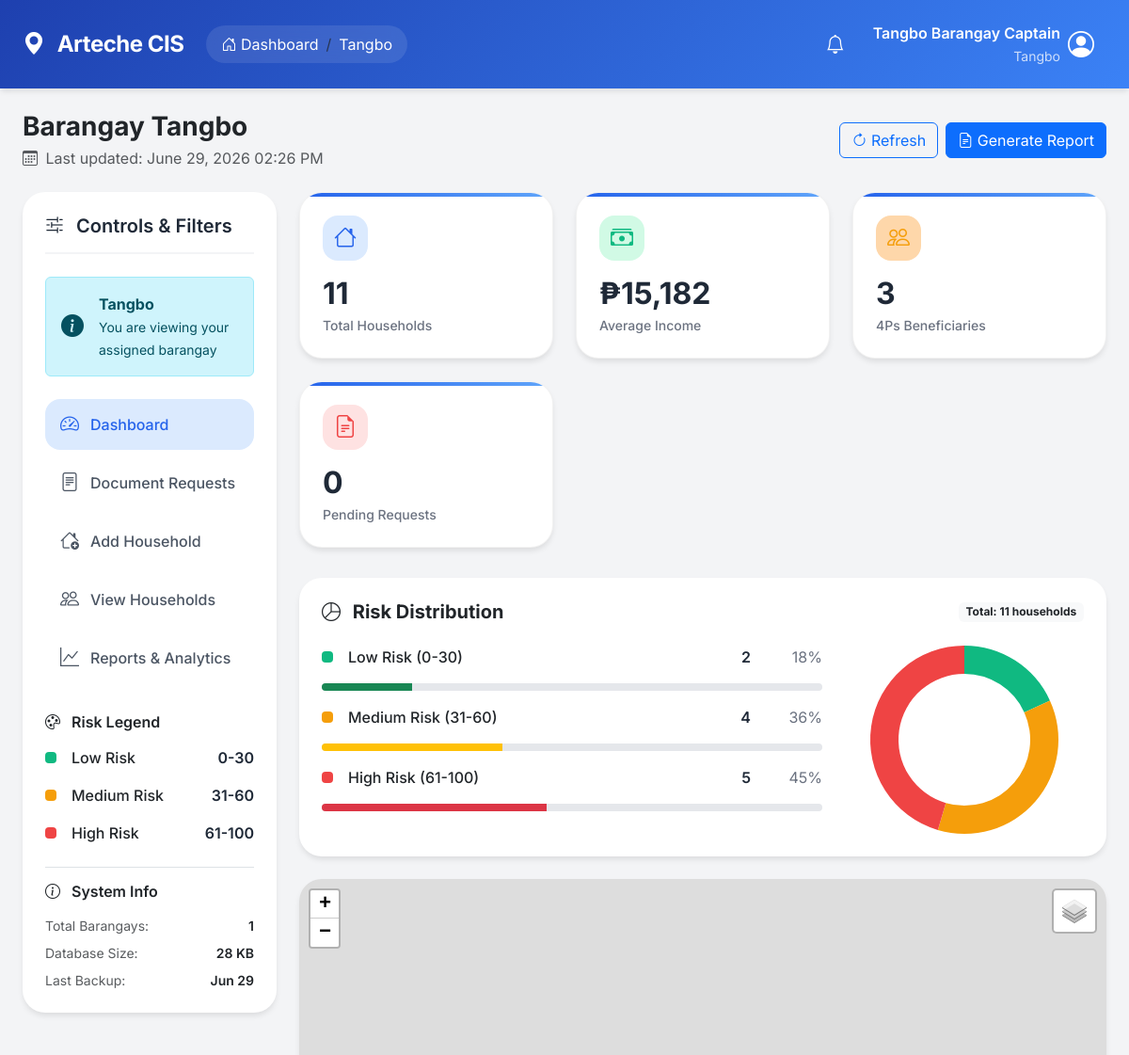
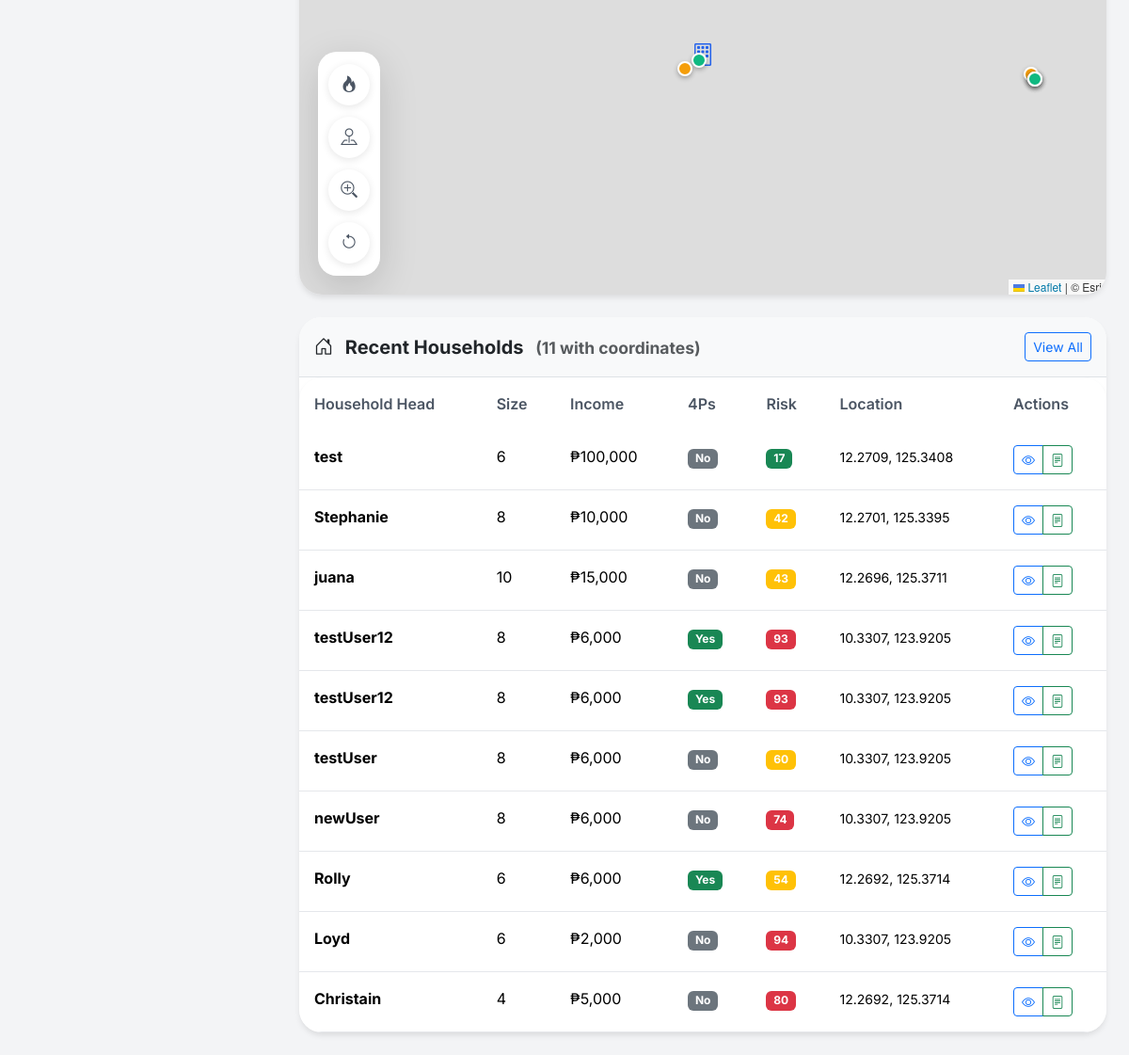
Page /app/admin/shared/dashboard.php (signed in) on the committed database (2 pictures, top to bottom).
### tables this page shows
CREATE TABLE `barangays` (
  `id` int(11) NOT NULL,
  `name` varchar(100) NOT NULL,
  `municipality` varchar(100) DEFAULT 'Arteche',
  `province` varchar(100) DEFAULT 'Eastern Samar',
  `latitude` decimal(10,8) DEFAULT NULL,
  `longitude` decimal(11,8) DEFAULT NULL,
  `population` int(11) DEFAULT 0,
  `created_at` timestamp NOT NULL DEFAULT current_timestamp()
);

CREATE TABLE `households` (
  `id` int(11) NOT NULL,
  `household_identifier` varchar(50) DEFAULT '',
  `barangay_id` int(11) DEFAULT NULL,
  `name` varchar(100) NOT NULL,
  `contact_number` varchar(15) DEFAULT NULL,
  `age` int(11) NOT NULL,
  `sex` enum('Male','Female') NOT NULL,
  `civil_status` enum('Single','Married','Widowed','Separated') NOT NULL,
  `household_size` int(11) NOT NULL,
  `income_monthly` decimal(10,2) NOT NULL,
  `income_per_capita` decimal(10,2) NOT NULL,
  `income_source` varchar(100) DEFAULT NULL,
  `four_ps` enum('Yes','No') DEFAULT 'No',
  `housing_type` varchar(100) DEFAULT NULL,
  `water_source` varchar(100) DEFAULT NULL,
  `toilet_type` varchar(100) DEFAULT NULL,
  `employment` varchar(100) DEFAULT NULL,
  `disability` enum('Yes','No') DEFAULT 'No',
  `senior_citizen` enum('Yes','No') DEFAULT 'No',
  `vulnerability_index` int(11) DEFAULT 0,
  `latitude` decimal(10,7) DEFAULT NULL,
  `longitude` decimal(10,7) DEFAULT NULL,
  `surveyed_by` varchar(100) DEFAULT '',
  `surveyed_date` date DEFAULT curdate(),
  `notes` text DEFAULT NULL,
  `barangay` varchar(100) DEFAULT 'Tangbo',
  `survey_date` date DEFAULT curdate(),
  `date_submitted` timestamp NOT NULL DEFAULT current_timestamp(),
  `risk_score` int(11) DEFAULT 0
);

### app/admin/shared/dashboard.php (the view, shortened to what the rows shown need)
<?php
$conn = getDB();
$admin_barangay_id = $_SESSION['barangay_id'] ?? null;
$is_super_admin = ($_SESSION['role'] ?? '') === 'super_admin';
$username = $_SESSION['username'] ?? 'Admin';
$full_name = $_SESSION['full_name'] ?? $username;
if (!$is_super_admin) {
    $selected_barangay_id = $admin_barangay_id;
    if ($selected_barangay_id) {
        $stmt = $conn->prepare("SELECT * FROM barangays WHERE id = ?");
        $stmt->bind_param("i", $selected_barangay_id);
        $stmt->execute();
        $result = $stmt->get_result();
        $selected_barangay = $result->fetch_assoc();
    } else {
        session_destroy();
        header("Location: ../admin_login.php?error=no_barangay_assigned");
        exit;
    }
    $viewing_all_barangays = false;
    $stmt = $conn->prepare("SELECT * FROM barangays WHERE id = ?");
    $stmt->bind_param("i", $selected_barangay_id);
    $stmt->execute();
    $result = $stmt->get_result();
    $barangays = $result->fetch_all(MYSQLI_ASSOC);
}
$households = [];
$page = isset($_GET['page']) ? max(1, intval($_GET['page'])) : 1;
$limit = isset($_GET['limit']) ? intval($_GET['limit']) : 25;
$sort = isset($_GET['sort']) ? $_GET['sort'] : 'id';
$order = isset($_GET['order']) ? $_GET['order'] : 'DESC';
$limit = in_array($limit, [10, 25, 50, 100]) ? $limit : 25;
$offset = ($page - 1) * $limit;
$order = in_array(strtoupper($order), ['ASC', 'DESC']) ? strtoupper($order) : 'DESC';
if ($viewing_all_barangays) {
    $count_result = $conn->query("SELECT COUNT(*) as total FROM households h WHERE h.latitude IS NOT NULL AND h.longitude IS NOT NULL");
    $total_households = $count_result ? ($count_result->fetch_assoc()['total'] ?? 0) : 0;
    $stmt = $conn->prepare("
        SELECT h.*, b.name as barangay_name
        FROM households h
        LEFT JOIN barangays b ON h.barangay_id = b.id
        WHERE h.latitude IS NOT NULL AND h.longitude IS NOT NULL
        ORDER BY h." . $sort . " " . $order . "
        LIMIT ? OFFSET ?
    ");
    $stmt->bind_param("ii", $limit, $offset);
    $stmt->execute();
    $households = $stmt->get_result()->fetch_all(MYSQLI_ASSOC);
    $stmt->close();
} elseif ($selected_barangay_id) {
    $stmt = $conn->prepare("
        SELECT h.*, b.name as barangay_name
        FROM households h
        LEFT JOIN barangays b ON h.barangay_id = b.id
        WHERE h.barangay_id = ?
        AND h.latitude IS NOT NULL AND h.longitude IS NOT NULL
        ORDER BY h." . $sort . " " . $order . "
        LIMIT ? OFFSET ?
    ");
    $stmt->bind_param("iii", $selected_barangay_id, $limit, $offset);
    $stmt->execute();
    $households = $stmt->get_result()->fetch_all(MYSQLI_ASSOC);
}
?>
<!DOCTYPE html>
<html lang="en">
<head>
    <link href="https://cdn.jsdelivr.net/npm/bootstrap@5.3.1/dist/css/bootstrap.min.css" rel="stylesheet">
    <link rel="stylesheet" href="https://unpkg.com/leaflet/dist/leaflet.css" />
    <link rel="stylesheet" href="https://cdn.jsdelivr.net/npm/bootstrap-icons@1.10.0/font/bootstrap-icons.css">
</head>
<body>
    <nav class="navbar-modern">
        <div class="container-fluid px-4">
            <div class="d-flex justify-content-between align-items-center w-100">
                <div class="d-flex align-items-center gap-4">
                    <nav aria-label="breadcrumb">
                        <ol class="breadcrumb breadcrumb-modern mb-0">
                            <li class="breadcrumb-item">
                                <a href="dashboard.php"><i class="bi bi-house-door"></i> Dashboard</a>
                            </li>
                            <?php if ($viewing_all_barangays): ?>
                                <li class="breadcrumb-item active">All Barangays</li>
                            <?php elseif ($selected_barangay): ?>
                                <li class="breadcrumb-item active"><?= htmlspecialchars($selected_barangay['name']) ?></li>
                            <?php endif; ?>
                        </ol>
                    </nav>
                </div>
                <div class="d-flex align-items-center gap-3">
                    <div class="dropdown">
                        <button class="btn btn-link text-white text-decoration-none d-flex align-items-center gap-2"
                            type="button" data-bs-toggle="dropdown">
                            <div class="text-end">
                                <div class="fw-semibold"><?= htmlspecialchars($full_name) ?></div>
                                <small class="opacity-75">
                                    <?php if ($is_super_admin): ?>
                                        Super Administrator
                                    <?php else: ?>
                                        <?= htmlspecialchars($selected_barangay['name'] ?? 'Barangay Admin') ?>
                                    <?php endif; ?>
                                </small>
                            </div>
                        </button>
                    </div>
                </div>
            </div>
        </div>
    </nav>
    <div class="container-fluid px-4 py-4">
        <div class="d-flex justify-content-between align-items-center mb-4">
            <div>
                <h1 class="h3 fw-bold mb-1">
                    <?php if ($viewing_all_barangays): ?>
                        Municipality Overview
                    <?php elseif ($selected_barangay): ?>
                        Barangay <?= htmlspecialchars($selected_barangay['name']) ?>
                    <?php endif; ?>
                </h1>
                <p class="text-muted mb-0">
                    <i class="bi bi-calendar3 me-1"></i>
                    Last updated: <?= date('F d, Y h:i A') ?>
                </p>
            </div>
        </div>
        <div class="row g-4">
            <div class="col-lg-3">
                <div class="sidebar-modern">
                    <?php if ($is_super_admin): ?>
                        <div class="mb-4">
                            <label class="form-label fw-semibold">Select Barangay</label>
                            <select class="form-select form-select-lg" id="barangaySelect"
                                onchange="changeBarangay(this.value)">
                                <option value="" <?= empty($selected_barangay_id) ? 'selected' : '' ?>>
                                    🌐 All Barangays
                                </option>
                                <?php foreach ($barangays as $b): ?>
                                    <option value="<?= $b['id'] ?>" <?= ($selected_barangay_id == $b['id']) ? 'selected' : '' ?>>
                                        <?= htmlspecialchars($b['name']) ?>
                                    </option>
                                <?php endforeach; ?>
                            </select>
                        </div>
                    <?php else: ?>
                        <div class="alert alert-info d-flex align-items-center gap-3 mb-4">
                            <i class="bi bi-info-circle-fill fs-4"></i>
                            <div>
                                <strong><?= htmlspecialchars($selected_barangay['name'] ?? 'N/A') ?></strong><br>
                                <small>You are viewing your assigned barangay</small>
                            </div>
                        </div>
                    <?php endif; ?>
                </div>
            </div>
            <div class="col-lg-9">
                <?php if (!empty($households)): ?>
                    <div class="table-modern mt-4">
                        <div class="table-responsive">
                            <table class="table table-modern mb-0">
                                <thead>
                                    <tr>
                                        <th>Household Head</th>
                                        <th>Size</th>
                                        <th>Income</th>
                                        <th>4Ps</th>
                                        <th>Risk</th>
                                        <th>Location</th>
                                        <th>Actions</th>
                                    </tr>
                                </thead>
                                <tbody>
                                    <?php foreach (array_slice($households, 0, 10) as $hh):
                                        $risk_class = $hh['risk_score'] <= 30 ? 'success' : ($hh['risk_score'] <= 60 ? 'warning' : 'danger');
                                        ?>
                                        <tr>
                                            <td>
                                                <strong><?= htmlspecialchars($hh['name'] ?? 'N/A') ?></strong>
                                            </td>
                                            <td><?= $hh['household_size'] ?? 'N/A' ?></td>
                                            <td>₱<?= number_format($hh['income_monthly'] ?? 0, 0) ?></td>
                                            <td>
                                                <?php if (($hh['four_ps'] ?? 'No') == 'Yes'): ?>
                                                    <span class="badge bg-success">Yes</span>
                                                <?php else: ?>
                                                    <span class="badge bg-secondary">No</span>
                                                <?php endif; ?>
                                            </td>
                                            <td>
                                                <span class="badge bg-<?= $risk_class ?>">
                                                    <?= $hh['risk_score'] ?? 'N/A' ?>
                                                </span>
                                            </td>
                                            <td>
                                                <small>
                                                    <?= $hh['latitude'] ? number_format($hh['latitude'], 4) : 'N/A' ?>,
                                                    <?= $hh['longitude'] ? number_format($hh['longitude'], 4) : 'N/A' ?>
                                                </small>
                                            </td>
                                            <td>
                                                <div class="btn-group btn-group-sm">
                                                    <a href="view_household.php?id=<?= $hh['id'] ?>"
                                                        class="btn btn-outline-primary" title="View">
                                                        <i class="bi bi-eye"></i>
                                                    </a>
                                                    <a href="request_certificate.php?household_id=<?= $hh['id'] ?>"
                                                        class="btn btn-outline-success" title="Request Document">
                                                        <i class="bi bi-file-text"></i>
                                                    </a>
                                                </div>
                                            </td>
                                        </tr>
                                    <?php endforeach; ?>
                                </tbody>
                            </table>
                        </div>
                    </div>
                <?php endif; ?>
            </div>
        </div>
    </div>
</body>
</html>

### rows in the picture
barangays: name "Tangbo"
households: name "test", household_size "6", income_monthly "100,000", four_ps "No", risk_score "17", latitude "12.2709", longitude "125.3408"
households: name "Stephanie", household_size "8", income_monthly "10,000", four_ps "No", risk_score "42", latitude "12.2701", longitude "125.3395"
households: name "juana", household_size "10", income_monthly "15,000", four_ps "No", risk_score "43", latitude "12.2696", longitude "125.3711"
households: name "testUser12", household_size "8", income_monthly "6,000", four_ps "Yes", risk_score "93", latitude "10.3307", longitude "123.9205"
households: name "testUser12", household_size "8", income_monthly "6,000", four_ps "Yes", risk_score "93", latitude "10.3307", longitude "123.9205"
households: name "testUser", household_size "8", income_monthly "6,000", four_ps "No", risk_score "60", latitude "10.3307", longitude "123.9205"
households: name "newUser", household_size "8", income_monthly "6,000", four_ps "No", risk_score "74", latitude "10.3307", longitude "123.9205"
households: name "Rolly", household_size "6", income_monthly "6,000", four_ps "Yes", risk_score "54", latitude "12.2692", longitude "125.3714"
households: name "Loyd", household_size "6", income_monthly "2,000", four_ps "No", risk_score "94", latitude "10.3307", longitude "123.9205"
households: name "Christain", household_size "4", income_monthly "5,000", four_ps "No", risk_score "80", latitude "12.2692", longitude "125.3714"

### other values in the picture
$full_name "Tangbo Barangay Captain"
count($barangays) "1"
$stats['total_households'] * 2.5 "28"
$stats['total_households'] "11"
$avg_income_formatted "₱15,182"
$stats['four_ps_count'] "3"
$stats['pending_requests'] "0"
$total_risk "11"
$stats['low_risk'] "2"
$low_percent "18"
$stats['medium_risk'] "4"
$medium_percent "36"
$stats['high_risk'] "5"
$high_percent "45"
count($households) "11"
